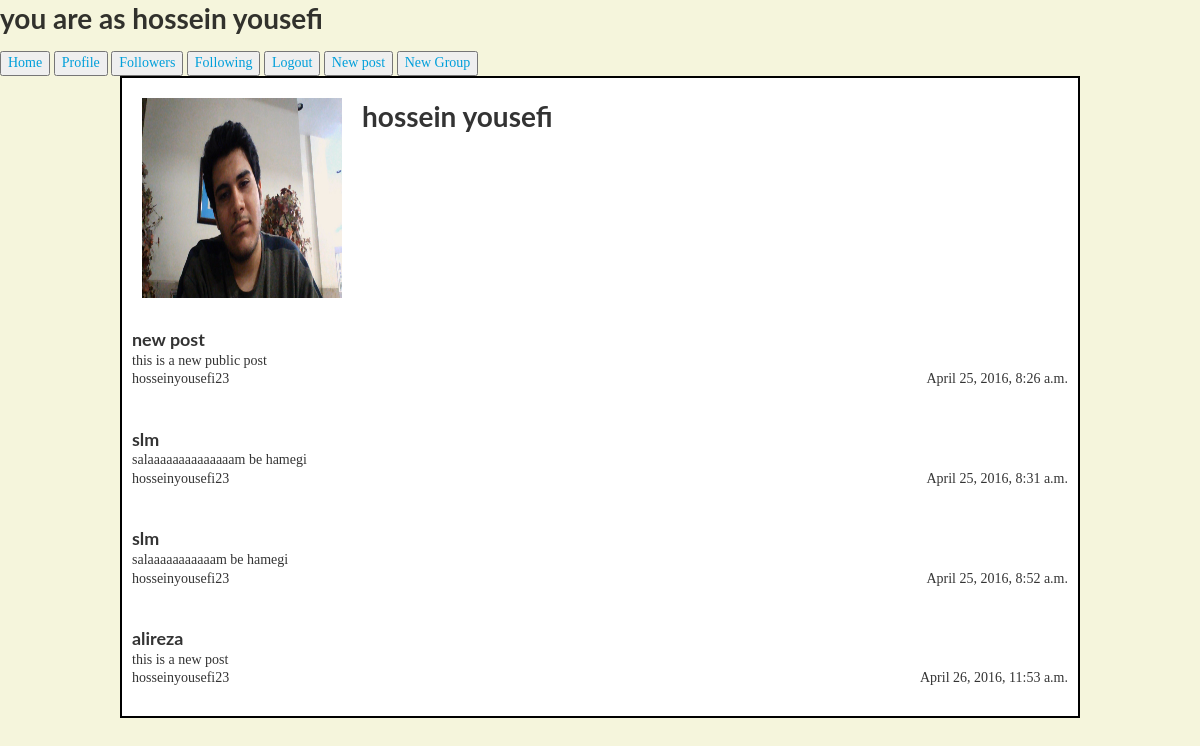
Page /profile (signed in) on the earlier database version.
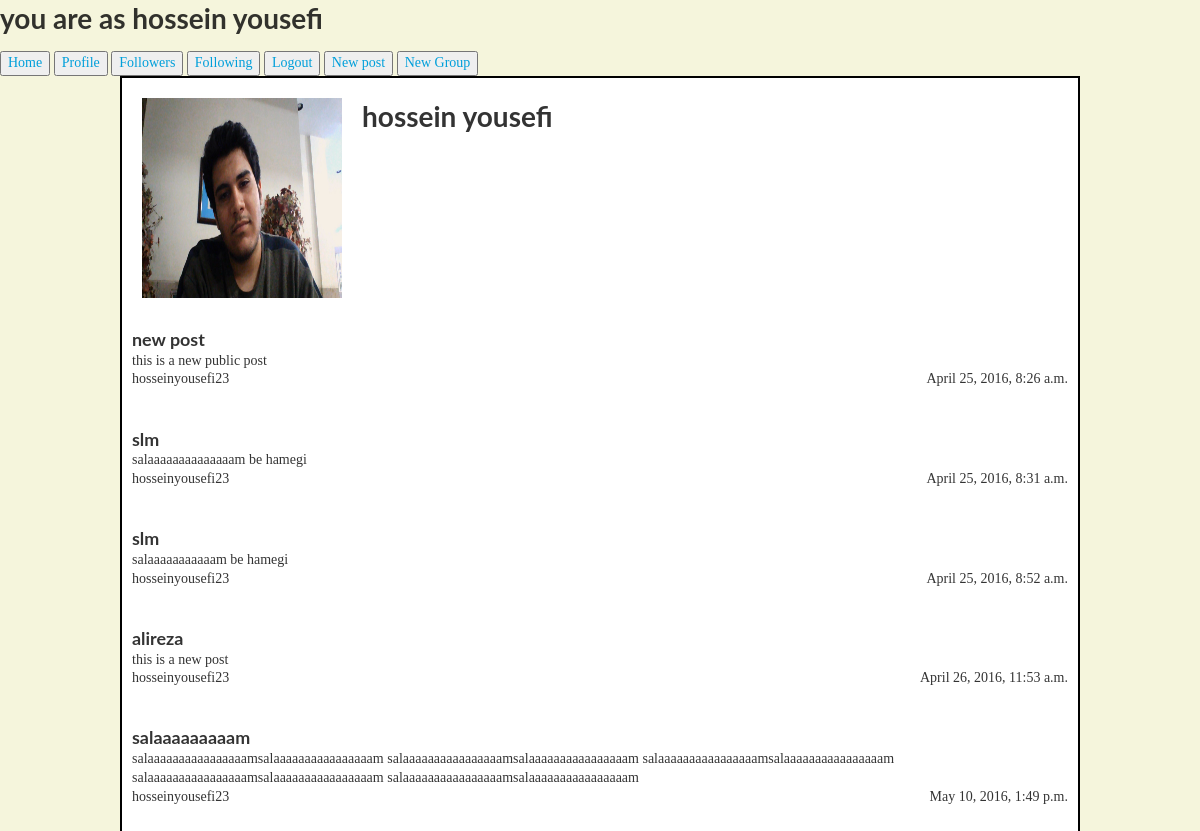
Same page on the later database version.
### xnote_base/models.py (models this page shows, shortened)
class Post(models.Model):
    is_public = models.BooleanField(default=False)
    post_type = models.CharField(choices=(
        ('normal', 'Normal'),
        ('quick', 'Quick'),
    ), default='normal', max_length=50)
    title = models.CharField(max_length=100)
    related_tags = models.ManyToManyField(Tag, blank=True)
    context = models.TextField()
    publish_time = models.DateTimeField(default=timezone.now)
    author = models.ForeignKey(SuperConductor, null=True, blank=True)
    event = models.ForeignKey(Event, null=True, blank=True)

class SuperConductor(models.Model):
    real_name = models.CharField(max_length=100, default='Unknown')
    description = models.CharField(max_length=1000, default='Nothing')
    real_type = models.ForeignKey(ContentType)
    url_name = models.CharField(max_length=100, null=True, blank=True)
    is_formal = models.BooleanField(default=False)
    profile_image = models.ImageField(upload_to='profile_image', null=True, blank=True)
    def __str__(self):
        return self.url_name

### xnote_base/views.py (the view)
# urls.py: url(r'^profile$', views.my_profile, name='profile'),
@login_required
def my_profile(request):
    post_list = Post.objects.filter(author=request.user.person)
    if 'platform' in request.GET and request.GET['platform'] == 'android':
        return JsonResponse({
            'user': request.user.first_name + ' ' + request.user.last_name,
            'post_list': serializers.serialize('json', post_list)
        })
    else:
        return render(request, 'xnote_base/profile.html', {
            'user': request.user,
            'post_list': post_list,
        })

### templates/xnote_base/profile.html (shortened to what this page needs)
{% extends 'xnote_base/user_super_page.html' %}
{% load static %}
{% block add_css_and_js %}
    <link type="text/css" rel="stylesheet" href="{% static 'styles/profile.css' %}"/>
{% endblock %}
{% block body %}
    <div class="post-container">
        <div class="header">
            <div class="image">
                <img id="img" src="{{ user.person.profile_image.url }}"/>
            </div>
            <div class="name">
                <h1><b>{{ user.get_full_name }}</b></h1>
            </div>
        </div>
        <div class="panel-group">
            {% for post in post_list %}
                <div class="panel panel-primary">
                    <div class="panel-heading">
                        <h3 style="display: inline">{{ post.title }}</h3>
                    </div>
                    <div class="panel-body">
                        {{ post.context }}
                    </div>
                    <div class="panel-footer">
                        <div class="panel-author"> {{ post.author }}</div>
                        <div class="panel-date">{{ post.publish_time }}</div>
                        <br style="clear: both"/>
                    </div>
                </div>
                <br style="clear: both"/>
            {% endfor %}
        </div>
        <br style="clear: both"/>
    </div>
{% endblock %}

Differences in the rows shown:
added Post: title "salaaaaaaaaam", context "salaaaaaaaaaaaaaaaamsalaaaaaaaaaaaaaaaam salaaaaaaaaaaaaaaaamsalaaaaaaaaaaaaaaaam salaaaaaaaaaaaaaaaamsalaaaaaaaaaaaaaaaam salaaaaaaaaaaaaaaaamsalaaaaaaaaaaaaaaaam salaaaaaaaaaaaaaaaamsalaaaaaaaaaaaaaaaam", author "hosseinyousefi23", publish_time "May 10, 2016, 1:49 p.m."
